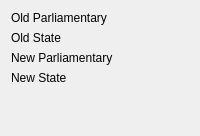
          <widget class="QWidget" name="tab_stats">
           <attribute name="title">
            <string>Statistics</string>
           </attribute>
           <layout class="QVBoxLayout" name="verticalLayout_3">
            <item>
             <layout class="QHBoxLayout" name="horizontalLayout_23">
              <item>
               <widget class="QLabel" name="label_18">
                <property name="text">
                 <string>Old Parliamentary</string>
                </property>
                <property name="alignment">
                 <set>Qt::AlignLeading|Qt::AlignLeft|Qt::AlignVCenter</set>
                </property>
               </widget>
              </item>
              <item>
               <widget class="QLabel" name="label_par_range_old">
                <property name="text">
                 <string/>
                </property>
                <property name="alignment">
                 <set>Qt::AlignCenter</set>
                </property>
               </widget>
              </item>
             </layout>
            </item>
            <item>
             <layout class="QHBoxLayout" name="horizontalLayout_27">
              <item>
               <widget class="QLabel" name="label_21">
                <property name="sizePolicy">
                 <sizepolicy hsizetype="Preferred" vsizetype="Preferred">
                  <horstretch>0</horstretch>
                  <verstretch>0</verstretch>
                 </sizepolicy>
                </property>
                <property name="minimumSize">
                 <size>
                  <width>0</width>
                  <height>0</height>
                 </size>
                </property>
                <property name="maximumSize">
                 <size>
                  <width>16777215</width>
                  <height>16777215</height>
                 </size>
                </property>
                <property name="text">
                 <string>Old State</string>
                </property>
               </widget>
              </item>
              <item>
               <widget class="QLabel" name="label_state_range_old">
                <property name="text">
                 <string/>
                </property>
                <property name="alignment">
                 <set>Qt::AlignCenter</set>
                </property>
               </widget>
              </item>
             </layout>
            </item>
            <item>
             <layout class="QHBoxLayout" name="horizontalLayout_17">
              <item>
               <widget class="QLabel" name="label">
                <property name="text">
                 <string>New Parliamentary</string>
                </property>
               </widget>
              </item>
              <item>
               <widget class="QLabel" name="label_par_range_new">
                <property name="text">
                 <string/>
                </property>
                <property name="alignment">
                 <set>Qt::AlignCenter</set>
                </property>
               </widget>
              </item>
             </layout>
            </item>
            <item>
             <layout class="QHBoxLayout" name="horizontalLayout_3">
              <item>
               <widget class="QLabel" name="label_8">
                <property name="sizePolicy">
                 <sizepolicy hsizetype="Preferred" vsizetype="Preferred">
                  <horstretch>0</horstretch>
                  <verstretch>0</verstretch>
                 </sizepolicy>
                </property>
                <property name="minimumSize">
                 <size>
                  <width>0</width>
                  <height>0</height>
                 </size>
                </property>
                <property name="maximumSize">
                 <size>
                  <width>16777215</width>
                  <height>16777215</height>
                 </size>
                </property>
                <property name="text">
                 <string>New State</string>
                </property>
               </widget>
              </item>
              <item>
               <widget class="QLabel" name="label_state_range_new">
                <property name="text">
                 <string/>
                </property>
                <property name="alignment">
                 <set>Qt::AlignCenter</set>
                </property>
               </widget>
              </item>
             </layout>
            </item>
            <item>
             <spacer name="verticalSpacer">
              <property name="orientation">
               <enum>Qt::Vertical</enum>
              </property>
              <property name="sizeHint" stdset="0">
               <size>
                <width>20</width>
                <height>40</height>
               </size>
              </property>
             </spacer>
            </item>
           </layout>
          </widget>
